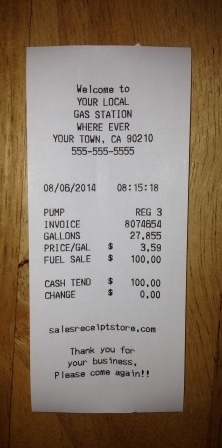
#> input picture receipt_7.JPG, 222 x 448 px, found by its file name
$ python lineFind.py   (Python 2 division)
#> lines starting #> are read from the running program, lines starting #| are printed output that depends on the picture; after the words box and inside, x2 and y2 are one past the last pixel; in counts of white or black regions, pixels touching at a corner belong together
import cv2
import cv
import numpy as np
from math import *
# [15 lines left out: function line_intersection, not called in this run]

def getLines(path):
#> called with path = 'receipt_7.jpg'
    img_big = cv2.imread(path)
#> img_big is the input picture: shape (448, 222, 3); mean B, G, R 107.6, 121.9, 136.9
    height,width = img_big.shape[:2]
#> height = 448; width = 222
    print width,height
#| 222 448
    img = img_big
    if height>width:
        if height>600 and width>400:
            img = cv2.resize(img_big, (300,400))
    else:
        if height>400 and width>600:
            img = cv2.resize(img_big, (400,300))

    height,width = img.shape[:2]

    gray = cv2.cvtColor(img,cv2.COLOR_BGR2GRAY)
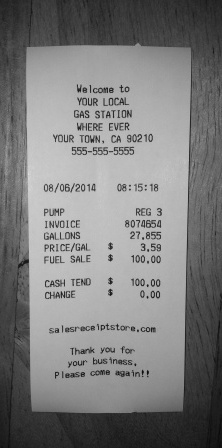
#> gray: shape (448, 222); min 9, max 224, mean 124.8
    edges = cv2.Canny(gray,50,150,apertureSize = 3)
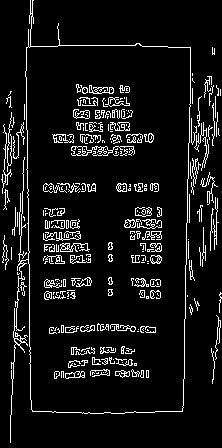
#> edges: shape (448, 222); 8.1% white in thin lines or dots

    foundLines = cv2.HoughLines(edges,1,np.pi/180,50)
#> foundLines = 930 rows, first 8: [-24, 3.12], [32, 0.0524], [190, 0.0175], [29, 0.0349], [196, 0.0349], [30, 0.0524], [-3, 3.07], [25, 0.0349]
    print foundLines
#> (printed output is left out)
    count = 0
    thetas = []
    lines = []

    for rho,theta in foundLines[0]:
        if count==4:
            break
        countLine = True
        if len(thetas)==0:
            countLine= True
        else:
            sameThetaCount = 0
            for r,t in thetas:
                print str(fabs(t-theta)) + ',' + str(fabs(rho-r))

                if (fabs(t-theta) < 1.2 or fabs(t-theta) >1.9) and fabs(rho-r)<100:
                    countLine = False

                if fabs(t-theta) < 1.2 or fabs(t-theta) >1.9:
                    sameThetaCount+=1

                if sameThetaCount >1:
                    countLine = False

        if countLine:
            a = np.cos(theta)
            b = np.sin(theta)
            x0 = a*rho
            y0 = b*rho
            x1 = int(x0 + 1000*(-b))
            y1 = int(y0 + 1000*(a))
            x2 = int(x0 - 1000*(-b))
            y2 = int(y0 - 1000*(a))

            cv2.line(img,(x1,y1),(x2,y2),(0,0,255),2)
            count+=1
            thetas.append((rho,theta))
            lines.append(((x1,y1),(x2,y2)))
#> this loop made 1 pass
#> (rho, theta, a, b, x0, y0, x1) on pass 1: (-24, 3.12, -1, 0.0175, 24, -0.419, 6)
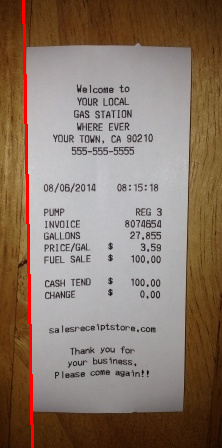
#> img: shape (448, 222, 3); 1.35% of pixels changed, all inside (x1, y1, x2, y2) = (22, 0, 34, 448)
#> after the loop, count = 1; lines = [((6, -1000), (41, 999))]; thetas = [(-24, 3.12)]

    if count <4:
        cv2.imwrite('lines.jpg',img)
        return None
    else:
        intersections = set([])
        for A,B in lines:
            for C,D in lines:
                if A != C and B != D:
                    intersection = line_intersection((A,B),(C,D))
                    if intersection and intersection[0]>0 and intersection[0]<width and intersection[1]>0 and intersection[1]<height:
                        intersections.add(intersection)

        for i in intersections:
            cv2.circle(img, i, 5, (0,0,255), -1)

        cv2.imwrite('lines.jpg',img)
        return intersections
# [31 lines left out: function perspectiveCrop, not called in this run]


setOfCorners = getLines('receipt_7.jpg')
#> (the run stopped early here; a loop or call above may not have finished)
